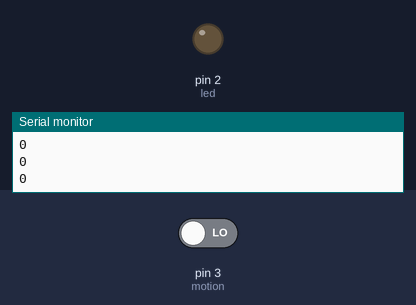
A sketch run on a simulated Arduino Uno, built with avr-gcc and run on an emulated ATmega328P. On the bench: output pins drawn as LEDs (lit = HIGH), the last lines printed to the serial monitor. The test bench sets the inputs (shaded band); at power-on: pin 3 (motion) LOW.

Above: at 1.2 s.
1.3 s: pin 3 (motion) driven HIGH
At 2.5 s:
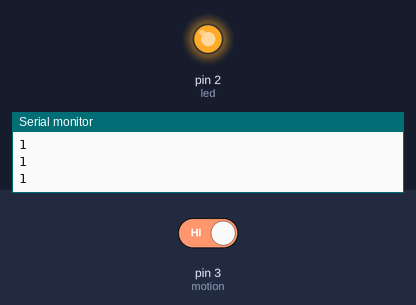
2.8 s: pin 3 (motion) driven LOW
At 3.8 s:
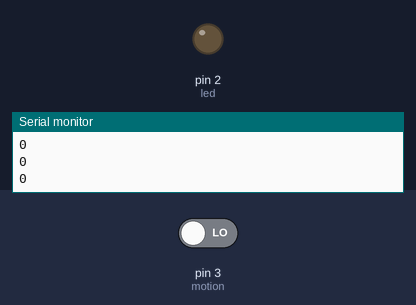
Timing chart, 0 to 5.8 s (numbered marks = the images above; inputs shaded):
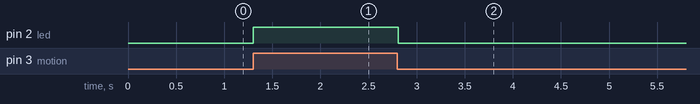

Measured:
- after the input at 1.3 s, pin 2 (led): LOW → HIGH at once
- after the input at 2.8 s, pin 2 (led): HIGH → LOW at once

The sketch:

Task1.1P.ino
```cpp
int led = 2;
int motion = 3;

void setup()
{
  pinMode(motion, INPUT);
  pinMode(led, OUTPUT);
  Serial.begin(9600);
}

void loop()
{
  int val = digitalRead(motion);
  Serial.println(val);
  if (val == HIGH) {
    digitalWrite(led, HIGH);
  }
  else
  {
    digitalWrite(led, LOW);
  }

  delay(10);
}
```
